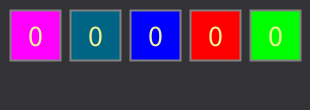
Frame 1 (no input)
Frame 60 (the mouse pressed at the canvas centre just before this capture): identical to frame 1, image omitted
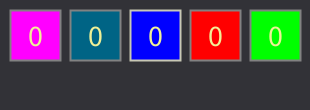
Frame 120 (the mouse held since frame 60 and released just before this capture)

The Processing sketch that drew these frames (run headless with seeded random() and noise(); from frame 60 on, the mouse is pressed at the canvas centre):

// Processing sketch: processing_134988
// ── processing_134988.pde

int AnzahlRechtecke=5;
 
ClickableRect[] Reschtecke=new ClickableRect[AnzahlRechtecke];
 
void setup(){
  size(310,110);
  for(int index=0;index<AnzahlRechtecke;index++){
      Reschtecke[index]=new ClickableRect(10+60*index,10,50,50);
   }
  Reschtecke[AnzahlRechtecke-1].setColor(0,255,0);
   
  Reschtecke[AnzahlRechtecke-2].setColor(255,0,0);
  
  Reschtecke[AnzahlRechtecke-3].setColor(0,0,255);
  
  Reschtecke[AnzahlRechtecke-4].setColor(mouseX,100,133);
  
  Reschtecke[AnzahlRechtecke-5].setColor(255,mouseX,255);
  
}
 
void draw(){
  background(50,50,55);
 
  for(int index=0;index<AnzahlRechtecke;index++){
      Reschtecke[index].draw();
  }
}
 
void mouseClicked(){
  for(int index=0;index<AnzahlRechtecke;index++){
      if(Reschtecke[index].mouseOver()){
          Reschtecke[index].countClick();
      }
  }
}
 
class ClickableRect{
  int x0,y0,w,h;
  int counter=0;
  color hinterGrundFarbe=color(0,0,200);
   
  public ClickableRect(int x,int y,int newWidth, int newHeight){
    w=newWidth;
    h=newHeight;
    setPosition(x,y);
  }
   
  public void setPosition(int x,int y){
    x0=x;
    y0=y;
  }
   
  public void setColor(int r,int g,int b){
      hinterGrundFarbe=color(r,g,b);
  }
   
  public void draw(){
    fill(hinterGrundFarbe);
    strokeWeight(2);
    if(mouseOver()){
      stroke(200,200,180);
    }else{
      stroke(130,130,130);
    }
    rect(x0,y0,w,h);
    fill(240,240,150);
    textSize(30);
    textAlign(CENTER,CENTER);
    text(counter,x0+w/2,y0+h/2);
  }
  public boolean mouseOver(){
    if(mouseX>=x0&&mouseX<x0+h&&mouseY>=y0&&mouseY<y0+h){
      return true;
    }else{
      return false;
    }
  }
  public void countClick(){
    counter++;
  }
}
